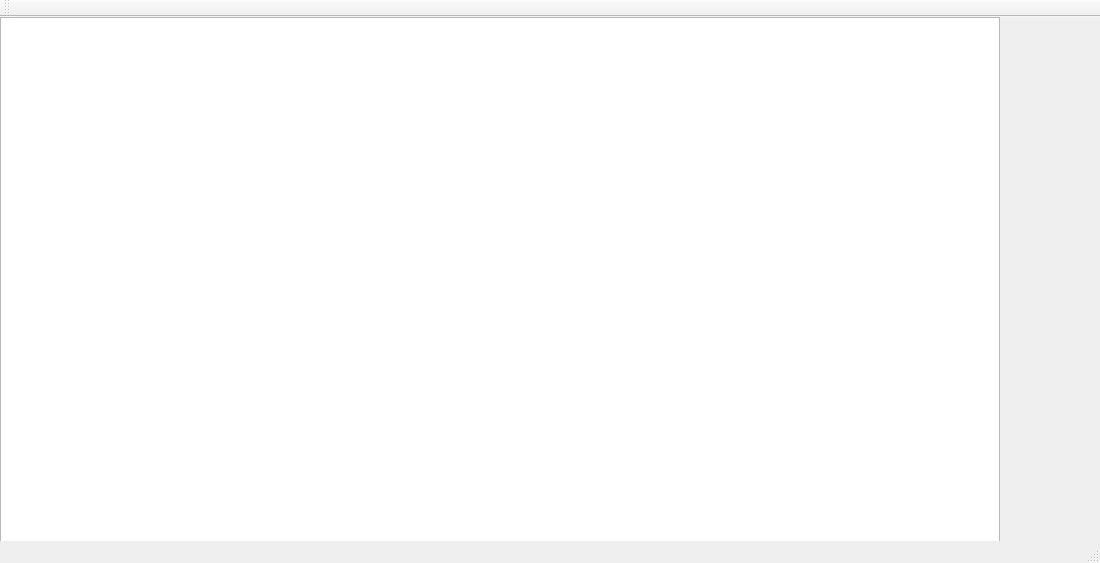
<?xml version="1.0" encoding="UTF-8"?>
<ui version="4.0">
 <class>MainWindow</class>
 <widget class="QMainWindow" name="MainWindow">
  <property name="geometry">
   <rect>
    <x>0</x>
    <y>0</y>
    <width>1100</width>
    <height>563</height>
   </rect>
  </property>
  <property name="windowTitle">
   <string>MainWindow</string>
  </property>
  <widget class="QWidget" name="centralWidget">
   <widget class="QGraphicsView" name="graphicsView">
    <property name="geometry">
     <rect>
      <x>0</x>
      <y>0</y>
      <width>1000</width>
      <height>563</height>
     </rect>
    </property>
   </widget>
  </widget>
  <widget class="QMenuBar" name="menuBar">
   <property name="geometry">
    <rect>
     <x>0</x>
     <y>0</y>
     <width>1100</width>
     <height>21</height>
    </rect>
   </property>
  </widget>
  <widget class="QToolBar" name="mainToolBar">
   <attribute name="toolBarArea">
    <enum>TopToolBarArea</enum>
   </attribute>
   <attribute name="toolBarBreak">
    <bool>false</bool>
   </attribute>
  </widget>
  <widget class="QStatusBar" name="statusBar"/>
 </widget>
 <layoutdefault spacing="6" margin="11"/>
 <resources/>
 <connections/>
</ui>
